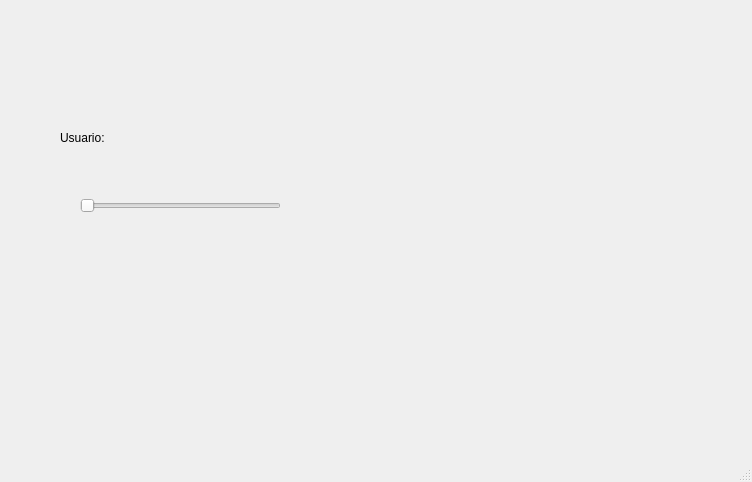
<?xml version="1.0" encoding="UTF-8"?>
<ui version="4.0">
 <class>MainWindow</class>
 <widget class="QMainWindow" name="MainWindow">
  <property name="geometry">
   <rect>
    <x>0</x>
    <y>0</y>
    <width>752</width>
    <height>482</height>
   </rect>
  </property>
  <property name="windowTitle">
   <string>MainWindow</string>
  </property>
  <widget class="QWidget" name="centralwidget">
   <widget class="QLabel" name="label">
    <property name="geometry">
     <rect>
      <x>20</x>
      <y>10</y>
      <width>121</width>
      <height>71</height>
     </rect>
    </property>
    <property name="text">
     <string/>
    </property>
    <property name="pixmap">
     <pixmap resource="../Imagenes/recursos.qrc">:/Logos/FI_LOGO.png</pixmap>
    </property>
    <property name="scaledContents">
     <bool>true</bool>
    </property>
   </widget>
   <widget class="QLabel" name="label_4">
    <property name="geometry">
     <rect>
      <x>620</x>
      <y>0</y>
      <width>121</width>
      <height>71</height>
     </rect>
    </property>
    <property name="text">
     <string/>
    </property>
    <property name="pixmap">
     <pixmap resource="../Imagenes/recursos.qrc">:/Logos/FI_LOGO.png</pixmap>
    </property>
    <property name="scaledContents">
     <bool>true</bool>
    </property>
   </widget>
   <widget class="QLabel" name="label_5">
    <property name="geometry">
     <rect>
      <x>620</x>
      <y>350</y>
      <width>121</width>
      <height>71</height>
     </rect>
    </property>
    <property name="text">
     <string/>
    </property>
    <property name="pixmap">
     <pixmap resource="../Imagenes/recursos.qrc">:/Logos/FI_LOGO.png</pixmap>
    </property>
    <property name="scaledContents">
     <bool>true</bool>
    </property>
   </widget>
   <widget class="QLabel" name="img_persona">
    <property name="geometry">
     <rect>
      <x>350</x>
      <y>140</y>
      <width>271</width>
      <height>131</height>
     </rect>
    </property>
    <property name="text">
     <string/>
    </property>
    <property name="pixmap">
     <pixmap resource="../Imagenes/recursos.qrc">:/Logos/FI_LOGO.png</pixmap>
    </property>
    <property name="scaledContents">
     <bool>true</bool>
    </property>
   </widget>
   <widget class="QLabel" name="label_2">
    <property name="geometry">
     <rect>
      <x>60</x>
      <y>130</y>
      <width>58</width>
      <height>16</height>
     </rect>
    </property>
    <property name="text">
     <string>Usuario:</string>
    </property>
   </widget>
   <widget class="QSlider" name="hs_mascotas">
    <property name="geometry">
     <rect>
      <x>80</x>
      <y>190</y>
      <width>201</width>
      <height>31</height>
     </rect>
    </property>
    <property name="orientation">
     <enum>Qt::Horizontal</enum>
    </property>
   </widget>
  </widget>
  <widget class="QMenuBar" name="menubar">
   <property name="geometry">
    <rect>
     <x>0</x>
     <y>0</y>
     <width>752</width>
     <height>24</height>
    </rect>
   </property>
  </widget>
  <widget class="QStatusBar" name="statusbar"/>
 </widget>
 <resources>
  <include location="../Imagenes/recursos.qrc"/>
 </resources>
 <connections/>
</ui>
